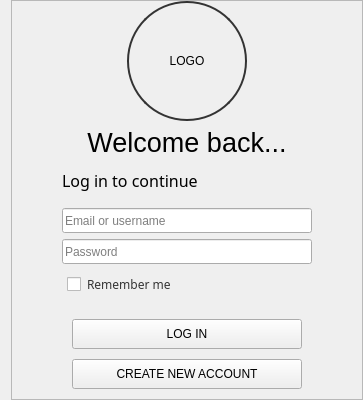
             <widget class="QWidget" name="right_login_page">
              <layout class="QVBoxLayout" name="verticalLayout_3">
               <property name="topMargin">
                <number>0</number>
               </property>
               <property name="rightMargin">
                <number>0</number>
               </property>
               <property name="bottomMargin">
                <number>0</number>
               </property>
               <item alignment="Qt::AlignHCenter">
                <widget class="QFrame" name="frame">
                 <property name="frameShape">
                  <enum>QFrame::StyledPanel</enum>
                 </property>
                 <property name="frameShadow">
                  <enum>QFrame::Raised</enum>
                 </property>
                 <layout class="QVBoxLayout" name="verticalLayout_4">
                  <property name="leftMargin">
                   <number>0</number>
                  </property>
                  <property name="topMargin">
                   <number>0</number>
                  </property>
                  <property name="rightMargin">
                   <number>0</number>
                  </property>
                  <property name="bottomMargin">
                   <number>0</number>
                  </property>
                  <item alignment="Qt::AlignHCenter">
                   <widget class="QLabel" name="login_photo_label">
                    <property name="minimumSize">
                     <size>
                      <width>120</width>
                      <height>120</height>
                     </size>
                    </property>
                    <property name="maximumSize">
                     <size>
                      <width>120</width>
                      <height>120</height>
                     </size>
                    </property>
                    <property name="styleSheet">
                     <string notr="true">border-radius: 60px;  border: 1.5px solid #333;</string>
                    </property>
                    <property name="text">
                     <string>LOGO</string>
                    </property>
                    <property name="alignment">
                     <set>Qt::AlignCenter</set>
                    </property>
                   </widget>
                  </item>
                  <item alignment="Qt::AlignHCenter">
                   <widget class="QLabel" name="label_21">
                    <property name="sizePolicy">
                     <sizepolicy hsizetype="Preferred" vsizetype="Preferred">
                      <horstretch>0</horstretch>
                      <verstretch>0</verstretch>
                     </sizepolicy>
                    </property>
                    <property name="font">
                     <font>
                      <pointsize>20</pointsize>
                     </font>
                    </property>
                    <property name="text">
                     <string>Welcome back...</string>
                    </property>
                    <property name="scaledContents">
                     <bool>true</bool>
                    </property>
                    <property name="alignment">
                     <set>Qt::AlignCenter</set>
                    </property>
                   </widget>
                  </item>
                  <item>
                   <layout class="QVBoxLayout" name="verticalLayout_2">
                    <property name="leftMargin">
                     <number>50</number>
                    </property>
                    <property name="topMargin">
                     <number>5</number>
                    </property>
                    <property name="rightMargin">
                     <number>50</number>
                    </property>
                    <property name="bottomMargin">
                     <number>10</number>
                    </property>
                    <item>
                     <widget class="QLabel" name="label">
                      <property name="font">
                       <font>
                        <family>Dubai Light</family>
                        <pointsize>12</pointsize>
                       </font>
                      </property>
                      <property name="text">
                       <string>Log in to continue</string>
                      </property>
                      <property name="scaledContents">
                       <bool>true</bool>
                      </property>
                     </widget>
                    </item>
                    <item>
                     <layout class="QVBoxLayout" name="verticalLayout_8">
                      <property name="sizeConstraint">
                       <enum>QLayout::SetMinimumSize</enum>
                      </property>
                      <property name="topMargin">
                       <number>10</number>
                      </property>
                      <property name="rightMargin">
                       <number>0</number>
                      </property>
                      <property name="bottomMargin">
                       <number>15</number>
                      </property>
                      <item>
                       <widget class="QLineEdit" name="login_username_lineEdit">
                        <property name="minimumSize">
                         <size>
                          <width>250</width>
                          <height>25</height>
                         </size>
                        </property>
                        <property name="styleSheet">
                         <string notr="true" />
                        </property>
                        <property name="placeholderText">
                         <string>Email or username</string>
                        </property>
                       </widget>
                      </item>
                      <item>
                       <widget class="QLineEdit" name="login_password_lineEdit">
                        <property name="minimumSize">
                         <size>
                          <width>250</width>
                          <height>25</height>
                         </size>
                        </property>
                        <property name="styleSheet">
                         <string notr="true" />
                        </property>
                        <property name="placeholderText">
                         <string>Password</string>
                        </property>
                       </widget>
                      </item>
                      <item>
                       <widget class="QCheckBox" name="login_rememberme_checkBox">
                        <property name="maximumSize">
                         <size>
                          <width>16777215</width>
                          <height>35</height>
                         </size>
                        </property>
                        <property name="font">
                         <font>
                          <family>Dubai Light</family>
                          <pointsize>9</pointsize>
                         </font>
                        </property>
                        <property name="styleSheet">
                         <string notr="true">margin:5px; color:#353535;</string>
                        </property>
                        <property name="text">
                         <string>Remember me</string>
                        </property>
                       </widget>
                      </item>
                     </layout>
                    </item>
                    <item>
                     <layout class="QVBoxLayout" name="verticalLayout_5">
                      <property name="spacing">
                       <number>10</number>
                      </property>
                      <property name="topMargin">
                       <number>0</number>
                      </property>
                      <item alignment="Qt::AlignHCenter">
                       <widget class="QPushButton" name="login_button">
                        <property name="minimumSize">
                         <size>
                          <width>230</width>
                          <height>30</height>
                         </size>
                        </property>
                        <property name="maximumSize">
                         <size>
                          <width>230</width>
                          <height>30</height>
                         </size>
                        </property>
                        <property name="cursor">
                         <cursorShape>PointingHandCursor</cursorShape>
                        </property>
                        <property name="styleSheet">
                         <string notr="true" />
                        </property>
                        <property name="text">
                         <string>LOG IN</string>
                        </property>
                       </widget>
                      </item>
                      <item alignment="Qt::AlignHCenter">
                       <widget class="QPushButton" name="to_signup_button">
                        <property name="minimumSize">
                         <size>
                          <width>230</width>
                          <height>30</height>
                         </size>
                        </property>
                        <property name="maximumSize">
                         <size>
                          <width>230</width>
                          <height>30</height>
                         </size>
                        </property>
                        <property name="cursor">
                         <cursorShape>PointingHandCursor</cursorShape>
                        </property>
                        <property name="styleSheet">
                         <string notr="true" />
                        </property>
                        <property name="text">
                         <string>CREATE NEW ACCOUNT</string>
                        </property>
                       </widget>
                      </item>
                     </layout>
                    </item>
                   </layout>
                  </item>
                 </layout>
                </widget>
               </item>
              </layout>
             </widget>
